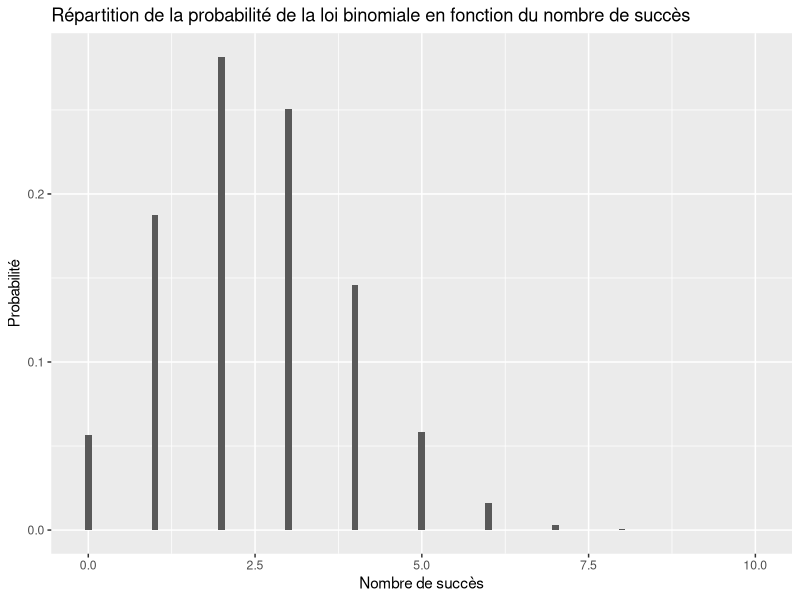
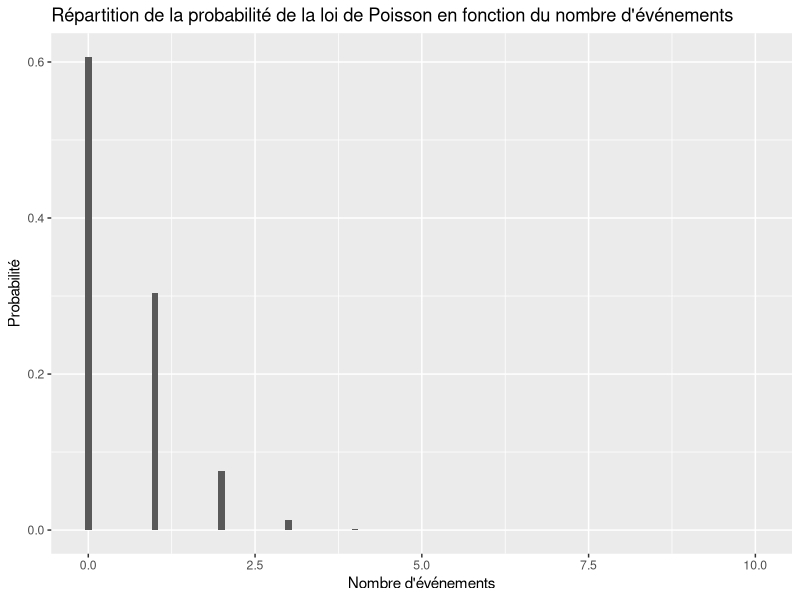
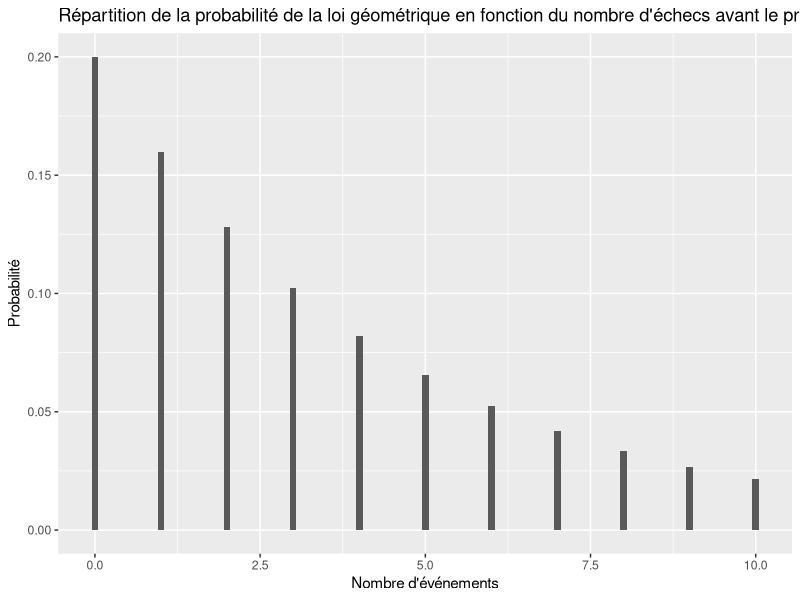
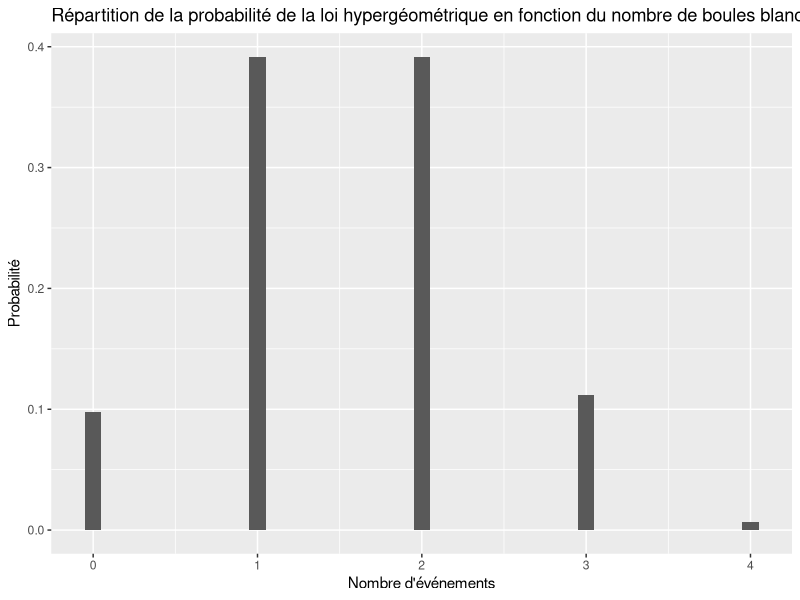
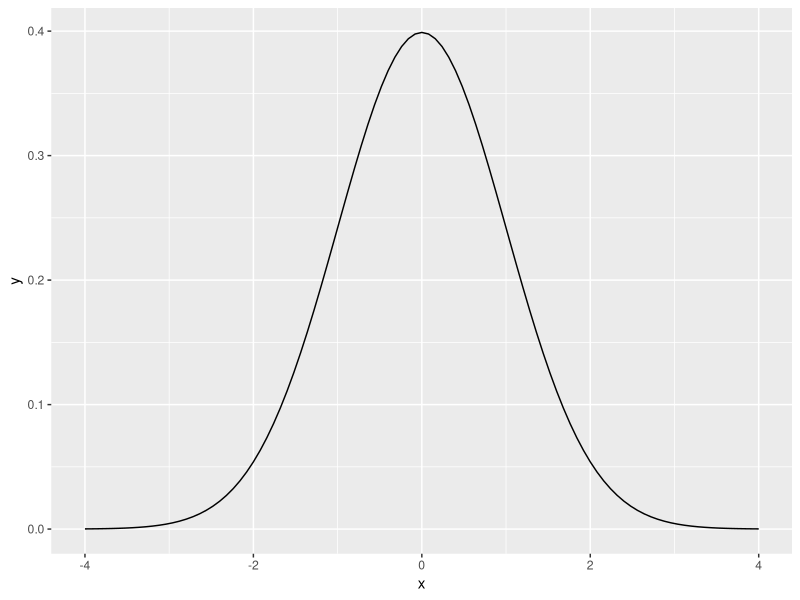
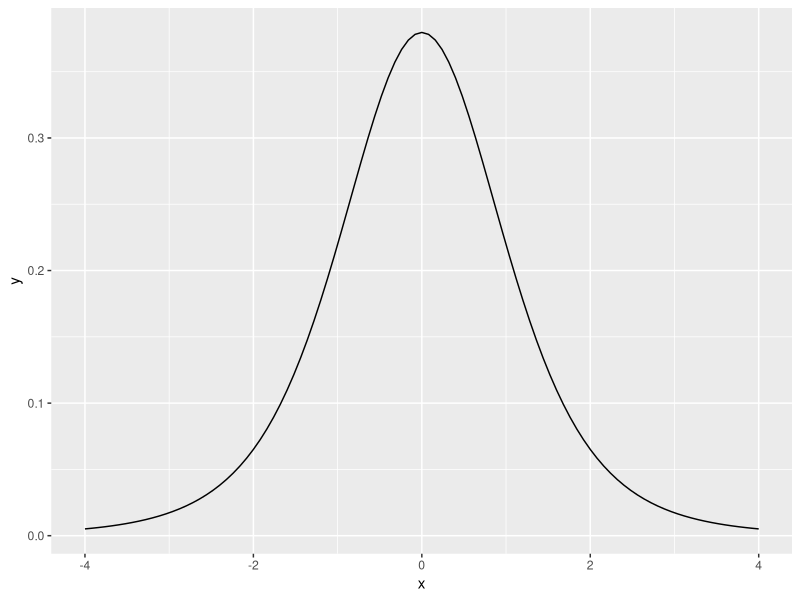

R code for these plots, in order:
## ---- chunk 1
knitr::opts_chunk$set(echo = TRUE)
library(ggplot2)
## ---- chunk 2
dbinom(3,4,1/6)
## ---- chunk 3
fbinom <- data.frame(x = 0:10, y = dbinom(0:10, 10, 1/4))
ggplot(fbinom, aes(x = x, y = y)) +
  geom_bar(width = 0.1, stat = "identity") +
  labs(
    x = "Nombre de succès",
    y = "Probabilité",
    title = "Répartition de la probabilité de la loi binomiale en fonction du nombre de succès"
  )
## ---- chunk 4
dpois(2, 1/2)
## ---- chunk 5
fpois <- data.frame(x = 0:10, y = dpois(0:10, 1/2))
ggplot(fpois, aes(x = x, y = y)) +
  geom_bar(width = 0.1, stat = "identity") +
  labs(
    x = "Nombre d'événements",
    y = "Probabilité",
    title = "Répartition de la probabilité de la loi de Poisson en fonction du nombre d'événements"
  )
## ---- chunk 6
dgeom(6, 1/5)
## ---- chunk 7
fgeom <- data.frame(x = 0:10, y = dgeom(0:10, 1/5))
ggplot(fgeom, aes(x = x, y = y)) +
  geom_bar(width = 0.1, stat = "identity") +
  labs(
    x = "Nombre d'événements",
    y = "Probabilité",
    title = "Répartition de la probabilité de la loi géométrique en fonction du nombre d'échecs avant le premier succès"
  )
## ---- chunk 8
dhyper(2, 5, 8, 4)
## ---- chunk 9
fhyper <- data.frame(x = 0:4, y = dhyper(0:4, 5, 8, 4))
ggplot(fhyper, aes(x = x, y = y)) +
  geom_bar(width = 0.1, stat = "identity") +
  labs(
    x = "Nombre d'événements",
    y = "Probabilité",
    title = "Répartition de la probabilité de la loi hypergéométrique en fonction du nombre de boules blanches dans l'échantillon"
  )
## ---- chunk 10
pnorm(3.6, 3, 5) - pnorm(1.25, 3, 5)
## ---- chunk 11
ggplot(data = data.frame(x = c(-4, 4)), aes(x)) +
  stat_function(fun = dnorm, args = list(mean = 0, sd = 1))
## ---- chunk 12
1 - pt(3, 5)
## ---- chunk 13
ggplot(data = data.frame(x = c(-4, 4)), aes(x)) +
  stat_function(fun = dt, args = list(df = 5))
